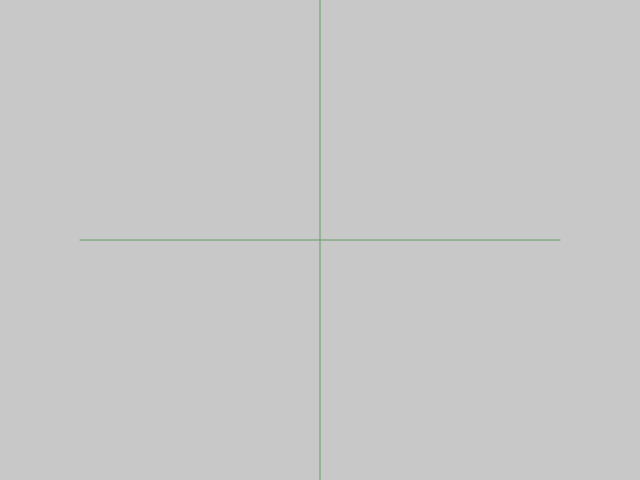
Frame 1 (no input)
Frame 60 (no input): identical to frame 1, image omitted
Frame 120 (the mouse pressed at the canvas centre since frame 60): identical to frame 1, image omitted

The p5.js sketch that drew this single still picture (run headless with seeded random() and noise() and a simulated clock; from frame 60 on, the mouse is pressed at the canvas centre):

// p5.js sketch
// ── sketch.js
function setup() {
  createCanvas(640, 480);
}

function draw() {
  const matchColors = /rgb\((\d{1,3}), (\d{1,3}), (\d{1,3})\)/;
  background(200);
  push();
  translate(width / 2, height / 2);
  drawAxes();
  for (let j = 0; j < transShapes.length; j++) {
    const { color, points } = transShapes[j];
    fill(color || 'rgba(255,255,255,0.6)');
    beginShape();
    points.forEach(point => {
      vertex(point[0][0], -point[1][0]);
    });
    endShape(CLOSE);
  }
  pop();
}

function drawAxes() {
  push();
  stroke(100, 155, 100);
  line(-height / 2, 0, height / 2, 0);
  line(0, -width / 2, 0, width / 2);
  pop();
}

// ── index.js
const shapes = {
  arrow: [
    [[20], [20], [1]],
    [[100], [20], [1]],
    [[120], [60], [1]],
    [[100], [100], [1]],
    [[20], [100], [1]],
    [[40], [60], [1]]
  ]
};

const shape = shapes.arrow;
let transShapes = [];

const Transformations = {
  matrices: {
    yReflection(enabled) {
      return enabled ? [[-1, 0, 0], [0, 1, 0], [0, 0, 1]] : this.identity();
    },
    xReflection(enabled) {
      return enabled ? [[1, 0, 0], [0, -1, 0], [0, 0, 1]] : this.identity();
    },
    xScale(amount) {
      return [[amount, 0, 0], [0, 1, 0], [0, 0, 1]];
    },
    yScale(amount) {
      return [[1, 0, 0], [0, amount, 0], [0, 0, 1]];
    },
    xTranslation(amount) {
      return [[1, 0, amount], [0, 1, 0], [0, 0, 1]];
    },
    yTranslation(amount) {
      return [[1, 0, 0], [0, 1, amount], [0, 0, 1]];
    },
    rotation(angle) {
      const sin = Math.sin((angle * 2 * Math.PI) / 360);
      const cos = Math.cos((angle * 2 * Math.PI) / 360);

      return [[cos, -sin, 0], [sin, cos, 0], [0, 0, 1]];
    },
    identity() {
      return [[1, 0, 0], [0, 1, 0], [0, 0, 1]];
    }
  },
  compute(state) {
    const { matrices } = this;
    transShapes = [{ points: shape }];
    let resultMatrix = this.matrices.identity();
    state.forEach(item => {
      resultMatrix = Matrices.multiply(
        matrices[item.transformation](item.param),
        resultMatrix
      );

      const points = shape.map(point => {
        return Matrices.multiply(resultMatrix, point);
      });

      transShapes.push({ points, color: item.color });
    });
  }
};

const Panel = {
  initialize(element, transformations) {
    this.transformations = transformations;
    this.container = document.querySelector(element);
    this.container.addEventListener("change", this.handleChange.bind(this));
    const resetButton = this.container.querySelector(".resetButton");
    resetButton.addEventListener("click", this.resetState.bind(this));

    this.controls = document.createElement("ul");
    this.container.appendChild(this.controls);

    this.templates.appendDropZone(this.controls);

    this.transformations.forEach((trans) => {
      this.templates.appendTransControl(trans, this.controls);
      this.templates.appendDropZone(this.controls);
    });

    const addTransButton = this.container.querySelector('.addTransButton');
    const addTransSelect = this.container.querySelector('.addTransSelect');

    addTransButton.onclick = e => {
      this.templates.appendTransControl(addTransSelect.value, this.controls);
      this.templates.appendDropZone(this.controls);
    };

    this.initialState = this.getState();
    this.handleChange();
  },
  getState() {
    const state = [];
    const inputs = this.container.querySelectorAll("input");
    for (let input of inputs) {
      const color = input.closest('li').dataset.color;
      if (input.type === "checkbox") {
        state.push({ color, transformation: input.name, param: !!input.checked });
      } else {
        state.push({ color, transformation: input.name, param: Number(input.value) });
      }
    }
    return state;
  },
  resetState() {
    const state = this.initialState;
    const inputs = this.container.querySelectorAll("input");
    for (let input of inputs) {
      if (input.type === "checkbox") {
        input.checked = state[input.name];
      } else {
        input.value = state[input.name];
      }
    }
    this.handleChange();
  },
  handleChange() {
    const panelState = this.getState();
    Transformations.compute(panelState);
  },
  templates: {
    getIndex(item) {
      let transItems = Array.prototype.slice.call(Panel.controls.children);
      transItems = transItems.filter(i => item.className === i.className);
      return transItems.indexOf(item);
    },
    appendDropZone(targetElem) {
      const dropZone = document.createElement("div");
      dropZone.className = "drop-zone";

      dropZone.ondragover = function(e) {
        e.preventDefault();
        dropZone.style.height = "1.6em";
        dropZone.style.border = "1px dashed gray";
      };

      dropZone.ondragleave = function(e) {
        e.preventDefault();
        dropZone.style.height = "0.3em";
        dropZone.style.border = "initial";
      };

      dropZone.ondrop = function(e) {
        e.preventDefault();
        dropZone.style.height = "0.3em";
        dropZone.style.border = "initial";
        const index = e.dataTransfer.getData("text/plain");
        const control = Panel.controls.querySelectorAll(".draggable")[index];
        const dropZoneBellow = control.nextSibling;
        dropZone.after(dropZoneBellow);
        dropZone.after(control);
        Panel.handleChange();
      };

      targetElem.appendChild(dropZone);
    },
    appendTransControl(trans, targetElem) {
      const transItem = document.createElement("li");
      transItem.className = "draggable";
      transItem.innerHTML = this[trans];

      const handle = transItem.querySelector(".handle");
      const remove = transItem.querySelector(".remove");

      remove.onclick = () =>  {
        transItem.remove();
        Panel.handleChange();
      };

      const handleColor =
        transItem.dataset.color ||
        `rgba(${parseInt(Math.random() * 255)},${parseInt(
          Math.random() * 255
        )},${parseInt(Math.random() * 255)},0.7)`;
      handle.style.backgroundColor = handleColor;
      transItem.dataset.color = handleColor;

      handle.onmousedown = function(e) {
        e.target.parentNode.parentNode.setAttribute("draggable", "true");
      };

      handle.onmouseup = function(e) {
        e.target.parentNode.parentNode.setAttribute("draggable", "false");
      };

      transItem.ondragstart = e => {
        e.dataTransfer.setData("text/plain", this.getIndex(transItem));
      };

      transItem.ondrag = e => {
        transItem.style.display = "none";
      };

      transItem.ondragend = function(e) {
        e.target.setAttribute("draggable", "false");
        transItem.style.display = "block";
      };

      targetElem.appendChild(transItem);
    },
    xScale: `
      <label>
        <span class="handle">&#8597;</span>
        X scale:
        <input
          type="range"
          name="xScale"
          class="xScale"
          min="0.1"
          max="3"
          value="1"
          step="0.1"
        />
        <span class="remove">X</span>
      </label>
    `,
    yScale: `
      <label>
        <span class="handle">&#8597;</span>
        Y scale:
        <input
          type="range"
          name="yScale"
          class="yScale"
          min="0.1"
          max="3"
          value="1"
          step="0.1"
        />
        <span class="remove">X</span>
      </label>
    `,
    xTranslation: `
      <label>
        <span class="handle">&#8597;</span>
        X trans.:
        <input
          type="range"
          name="xTranslation"
          class="xTranslation"
          min="-200"
          max="200"
          value="0"
        />
        <span class="remove">X</span>
      </label>
    `,
    yTranslation: `
      <label>
        <span class="handle">&#8597;</span>
        Y trans.:
        <input
          type="range"
          name="yTranslation"
          class="yTranslation"
          min="-200"
          max="200"
          value="0"
        />
        <span class="remove">X</span>
      </label>
    `,
    rotation: `
      <label>
        <span class="handle">&#8597;</span>
        Rotation:
        <input
          type="range"
          name="rotation"
          class="rotation"
          min="0"
          max="360"
          value="0"
        />
        <span class="remove">X</span>
      </label>
    `,
    yReflection: `
      <label>
        <span class="handle">&#8597;</span>
        Y axis reflection:
        <input type="checkbox" name="yReflection" class="yReflection" />
        <span class="remove">X</span>
      </label>
    `,
    xReflection: `
      <label>
        <span class="handle">&#8597;</span>
        X axis reflection:
        <input type="checkbox" name="xReflection" class="xReflection" />
        <span class="remove">X</span>
      </label>
    `
  }
};

function printVertex(s) {
  for (let i = 0; i < s.length; i++) {
    console.table(s[i]);
  }
}

// ── matrices.js
const Matrices = {
  multiply(a, b) {
    const aNumRows = a.length;
    const aNumCols = a[0].length;
    const bNumRows = b.length;
    const bNumCols = b[0].length;
    const m = new Array(aNumRows);

    for (let r = 0; r < aNumRows; ++r) {
      m[r] = new Array(bNumCols);
      for (let c = 0; c < bNumCols; ++c) {
        m[r][c] = 0;
        for (let i = 0; i < aNumCols; ++i) {
          m[r][c] += a[r][i] * b[i][c];
        }
      }
    }
    return m;
  }
};
